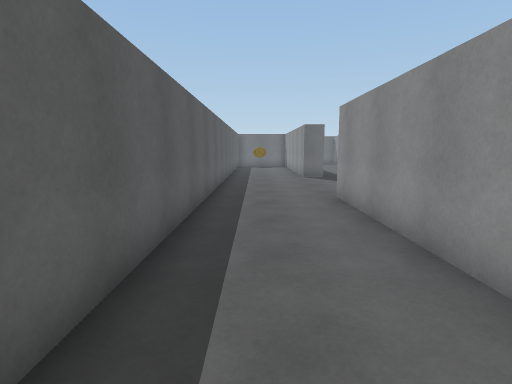
[1] (above)

21 first-person views from a walk through a Unity game level. The camera is 1.4 m above the floor, tilts 8° down and sees 80° across. The floor is counted in squares, 1 m on a side. Each view is taken from the middle of a square. On the plan, view 1 faces up. The plan holds only what a view shows up to about 14 squares ahead; the rest is blank. The place goes on beyond the plan. The player character is not drawn.

[2]
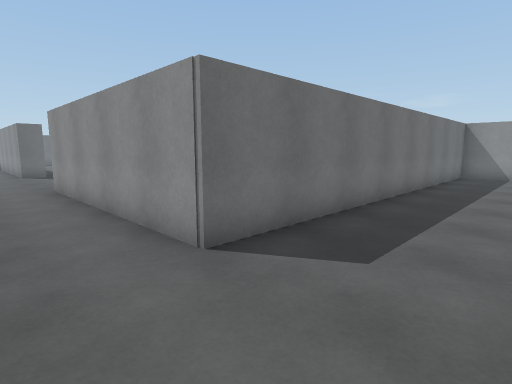

[3]
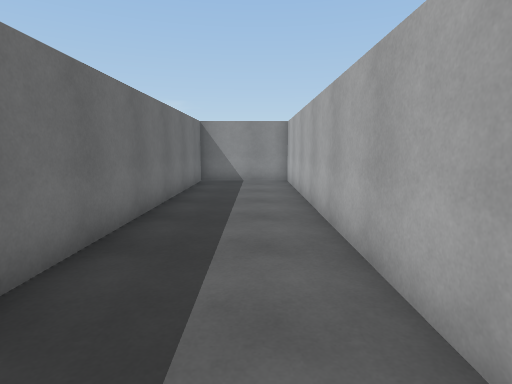

[4]
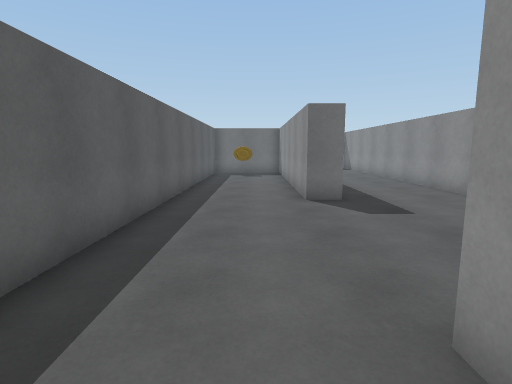

[5]
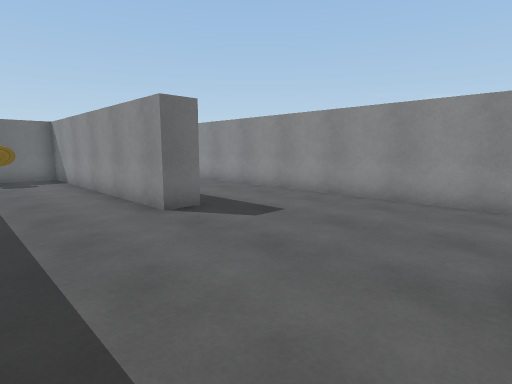

[6]
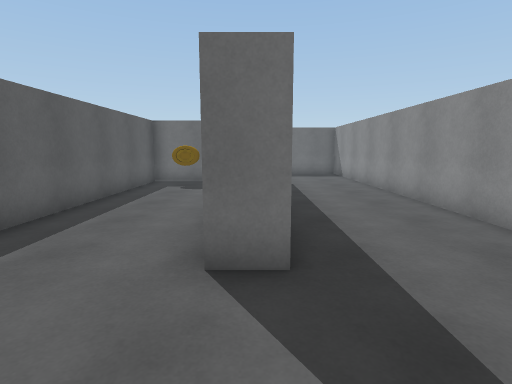

[7]
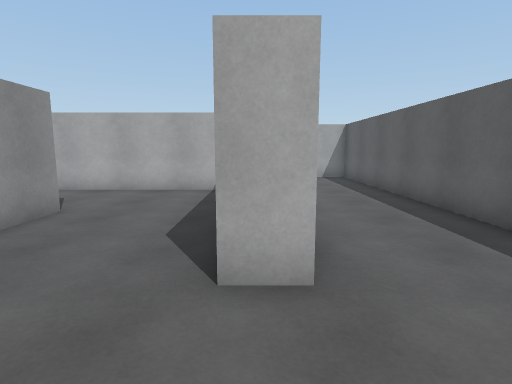

[8]
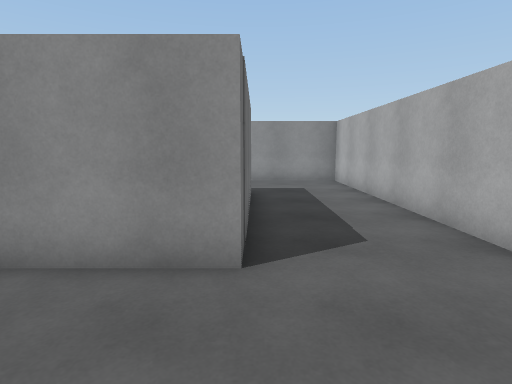

[9]
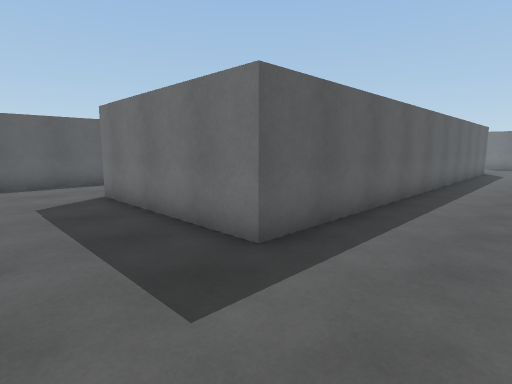

[10]
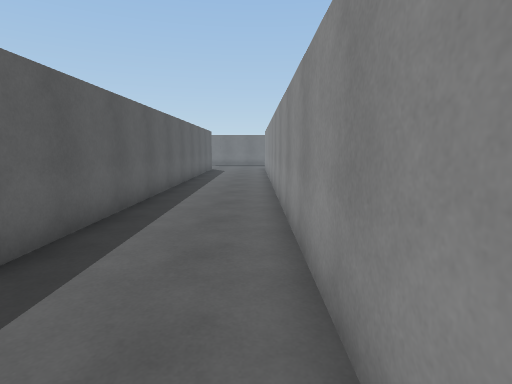

[11]
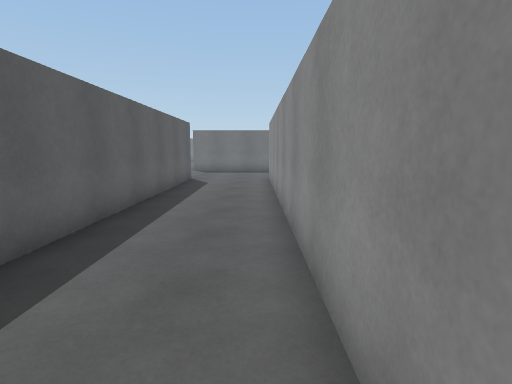

[12]
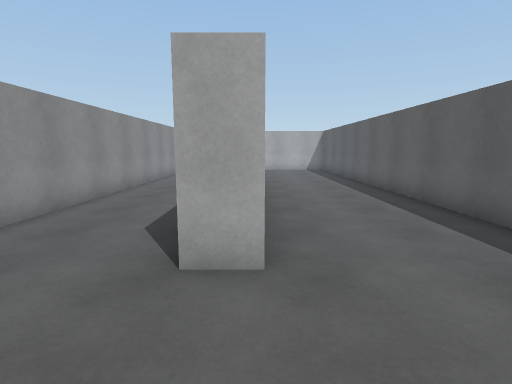

[13]
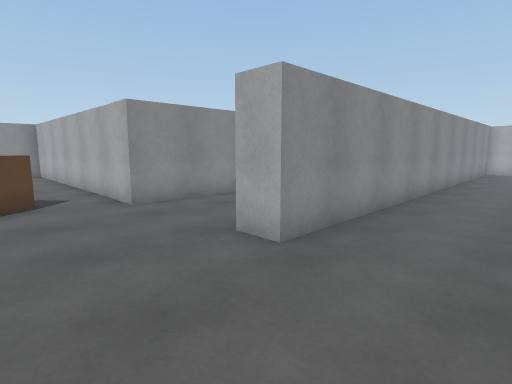

[14]
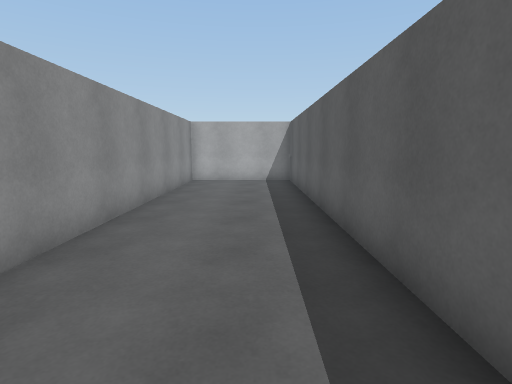

[15]
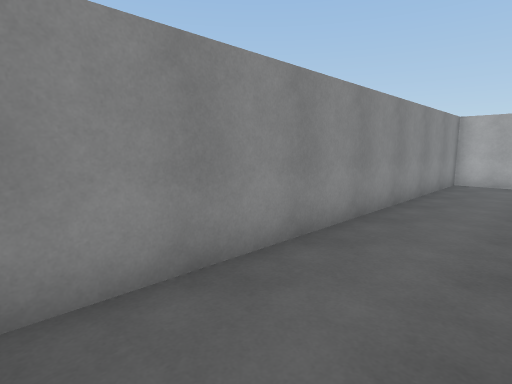

[16]
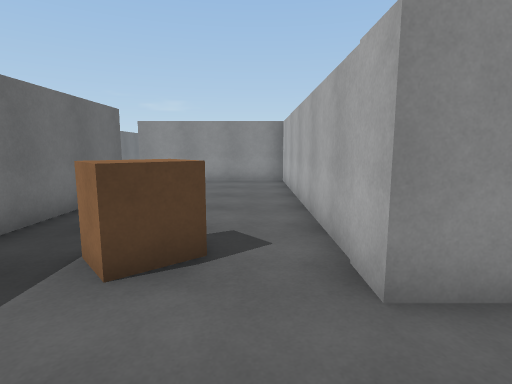

[17]
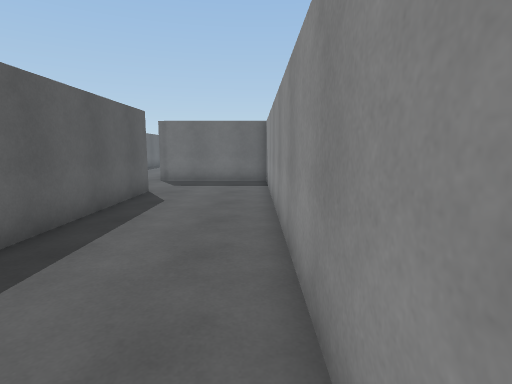

[18]
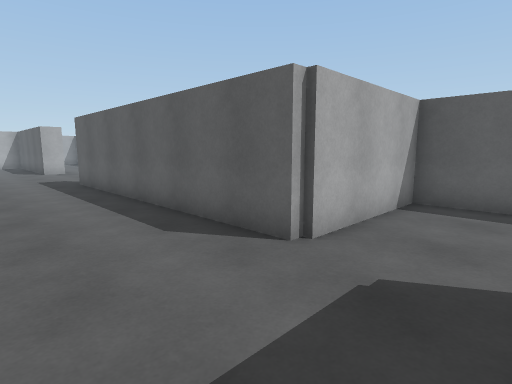

[19]
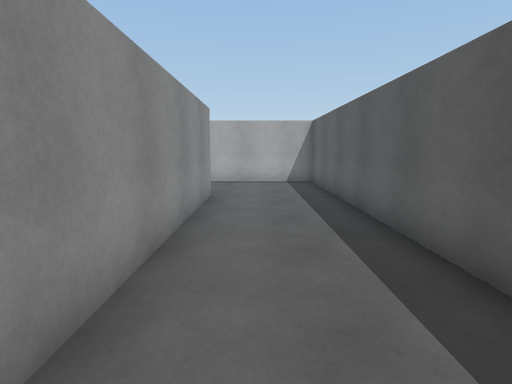

[20]
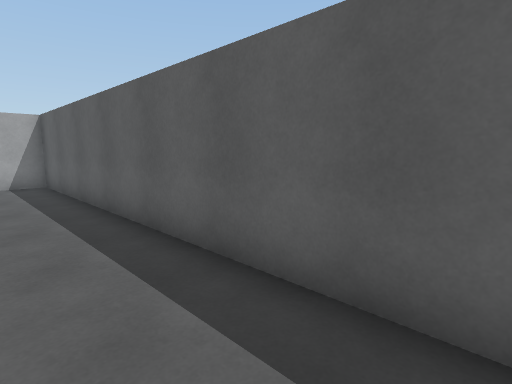

[21]
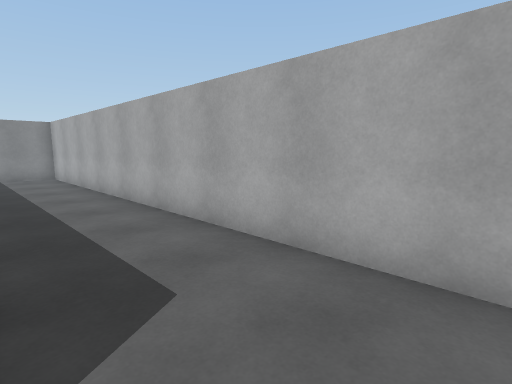

### Floor plan
Points are (right, up) in squares from view 1. A wall is a line through its corners. A room is listed if a view was taken in it or the views show most of it. See-through windows are left out.
Room 1 (views 1, 2, 3, 4, 5, 6, 7, 8, 9, 10, 11, 12, 13, 14, 15, 16, 17, 18, 19, 20, 21)
walls: (7.5, 9.6) (7.5, 28.8); (8.5, 21.8) (8.5, 6.2) (12.9, 6.2) (12.9, 23.6) (14, 23.6); (3.4, 6.6) (3.4, 3.1); (13.9, 23.1) (13.9, 5.2) (7.5, 5.2) (7.5, 8); (4.4, 1.5) (17.6, 1.5) (17.6, 23.8) (28.7, 23.8) (28.7, 29.5); (3, 26.2) (3.4, 26.2) (3.4, 15.4) (2.4, 15.4) (2.4, 25.3) (-1.4, 25.3) (-1.4, -3.4) (17.6, -3.4) (17.6, 0.5) (2.4, 0.5) (2.4, 9) (3.5, 9); (-1.4, 28.4) (-1.4, 26.3) (3.1, 26.3); (24.6, 29.2) (19.9, 29.2)
objects: other object (0, 24); other object (18, 26) to (19, 27)

Where each view was taken, in squares from view 1:
view 1: 0 up, 0 right, facing up
view 2: 3 down, 0 right, facing up-right
view 3: 2 down, 4 right, facing right
view 4: 7 up, 1 right, facing up
view 5: 9 up, 1 left, facing up-right
view 6: 12 up, 3 right, facing up
view 7: 12 up, 3 right, facing down
view 8: 5 up, 4 right, facing right
view 9: 2 up, 17 right, facing up-left
view 10: 2 up, 17 right, facing up
view 11: 9 up, 17 right, facing up
view 12: 27 up, 13 right, facing down
view 13: 27 up, 10 right, facing down-right
view 14: 20 up, 10 right, facing down
view 15: 20 up, 10 right, facing down-right
view 16: 25 up, 15 right, facing right
view 17: 16 up, 7 right, facing up
view 18: 29 up, 7 right, facing down-left
view 19: 10 up, 1 right, facing down
view 20: 10 up, 1 right, facing down-left
view 21: 0 up, 1 right, facing down-right
